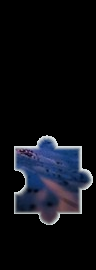
#> input picture helloWorld/solve_new_captcha/anjuke_myself/captcha_img.png, 96 x 270 px, found by its file name
$ python OpenCV_center_of_contour_small_test.py   (older library calls are emulated)
#> lines starting #> are read from the running program, lines starting #| are printed output that depends on the picture; after the words box and inside, x2 and y2 are one past the last pixel; in counts of white or black regions, pixels touching at a corner belong together
# -*- coding:utf-8 -*-


import imutils
import cv2
import numpy as np
# pip install --upgrade imutils
# pip install opencv-python


"""

opencv3+python3轮廓检测
https://blog.csdn.net/qq_38660394/article/details/80623280

python3+opencv3识别图片中的物体并截取
https://blog.csdn.net/qq_38660394/article/details/80609323

使用Python和OpenCV检测图像中的物体并将物体裁剪下来
https://blog.csdn.net/liqiancao/article/details/55670749

基于OpenCV-python3实现抠图&替换背景图
https://blog.csdn.net/poso123/article/details/79465577

@Function:
@File    :          OpenCV_center_of_contour.py
@Contact :          lizhou@glorypty.com
@License :          (C)Copyright 2019-2020

@Modify Time        @Author      @Version        @Desciption
------------        -------      --------        -----------
2019-5-28 11:29     lizhou         1.0

"""


# load the image, convert it to grayscale, blur it slightly,
# and threshold it
# file_name ="captcha_img.png"
file_name = r"C:\Users\Administrator\Downloads\captcha_img.png"
# file_name ="captcha_img.png"
img = cv2.imread(file_name)
#> img is the input picture: shape (270, 96, 3); mean B, G, R 21.7, 15.7, 13.9


gray = cv2.cvtColor(img, cv2.COLOR_BGR2GRAY)
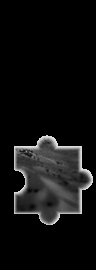
#> gray: shape (270, 96); min 0, max 227, mean 15.8

# [10 lines of commented-out code are left out]
ret, binary = cv2.threshold(gray, 0, 255, cv2.THRESH_BINARY)
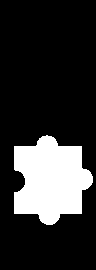
#> binary: shape (270, 96); 19.3% white; 1 white region, box (x1, y1, x2, y2) and area: (14, 135, 93, 225) 4994


# 通过腐蚀和膨胀操作进行消除个别点。
# 腐蚀操作将会腐蚀图像中白色像素，以此来消除小斑点， 而膨胀操作将使剩余的白色像素扩张并重新增长回去。
# 执行1次形态学腐蚀与膨胀。
erode=cv2.erode(binary,None,iterations=1)
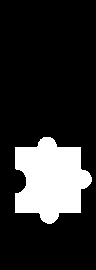
#> erode: shape (270, 96); 17.9% white; 1 white region, box (x1, y1, x2, y2) and area: (15, 137, 92, 224) 4638
cv2.imshow('erode',erode)
cv2.waitKey(0)
dilate=cv2.dilate(erode,None,iterations=1)
#> dilate: shape (270, 96); 19.3% white; 1 white region
cv2.imshow('dilate',dilate)
cv2.waitKey(0)


# step6：找出昆虫区域的轮廓。
# cv2.findContours()函数
# 第一个参数是要检索的图片，必须是为二值图，即黑白的（不是灰度图），
# 所以读取的图像要先转成灰度的，再转成二值图，我们在第三步用cv2.threshold()函数已经得到了二值图。
# 第二个参数表示轮廓的检索模式，有四种：
# 1. cv2.RETR_EXTERNAL表示只检测外轮廓
# 2. cv2.RETR_LIST检测的轮廓不建立等级关系
# 3. cv2.RETR_CCOMP建立两个等级的轮廓，上面的一层为外边界，里面的一层为内孔的边界信息。如果内孔内还有一个连通物体，这个物体的边界也在顶层。
# 4. cv2.RETR_TREE建立一个等级树结构的轮廓。
# 第三个参数为轮廓的近似方法
# cv2.CHAIN_APPROX_NONE存储所有的轮廓点，相邻的两个点的像素位置差不超过1，即max（abs（x1-x2），abs（y2-y1））==1
# cv2.CHAIN_APPROX_SIMPLE压缩水平方向，垂直方向，对角线方向的元素，只保留该方向的终点坐标，例如一个矩形轮廓只需4个点来保存轮廓信息

# cv2.findContours()函数返回两个值，一个是轮廓本身，还有一个是每条轮廓对应的属性。
# cv2.findContours()函数返回第一个值是list，list中每个元素都是图像中的一个轮廓，用numpy中的ndarray表示。
# 每一个ndarray里保存的是轮廓上的各个点的坐标。我们把list排序，点最多的那个轮廓就是我们要找的昆虫的轮廓。

img,contours,hierarchy=cv2.findContours(dilate,cv2.RETR_TREE,cv2.CHAIN_APPROX_SIMPLE)
#> contours = 1 contour; box (x1, y1, x2, y2) and area: (14, 136, 93, 225) 4841
# 计算每一条轮廓的中心点、面积、周长等信息
for cnt in contours:
    M = cv2.moments(cnt)#计算第一条轮廓的各阶矩,字典形式

    #print (M)
    #这两行是计算中心点坐标
    cx = int(M['m10']/M['m00'])
    cy = int(M['m01']/M['m00'])

    #计算轮廓所包含的面积
    area = cv2.contourArea(cnt)

    #计算轮廓的周长
    # 第二参数可以用来指定对象的形状是闭合的(True),还是打开的(一条曲线)。
    perimeter = cv2.arcLength(cnt,True)

    print("当前轮廓的中心点是(x:{},y:{})，面积是{}，周长是{}".format(cx,cy,area,perimeter))
#> this loop made 1 pass
#> (cx, cy, area, perimeter) on pass 1: (50, 179, 4841, 322.4)
#| 当前轮廓的中心点是(x:50,y:179)，面积是4841.0，周长是322.3675310611725


# OpenCV中通过cv2.drawContours在图像上绘制轮廓。
# 第一个参数是指明在哪幅图像上绘制轮廓
# 第二个参数是轮廓本身，在Python中是一个list,这个list中每个元素都是图像中的一个轮廓，用numpy中的ndarray表示
# 第三个参数指定绘制轮廓list中的哪条轮廓，如果是-1，则绘制其中的所有轮廓
# 第四个参数是轮廓线条的颜色
# 第五个参数是轮廓线条的粗细
cv2.drawContours(dilate,contours,0,(0,0,255),1)
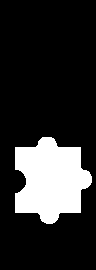
#> dilate: shape (270, 96); 18.1% white; 1 white region, box (x1, y1, x2, y2) and area: (15, 137, 92, 224) 4692
cv2.imshow("img", dilate)
# cv2.imwrite("1_"+file_name, dilate)
cv2.waitKey(0)
